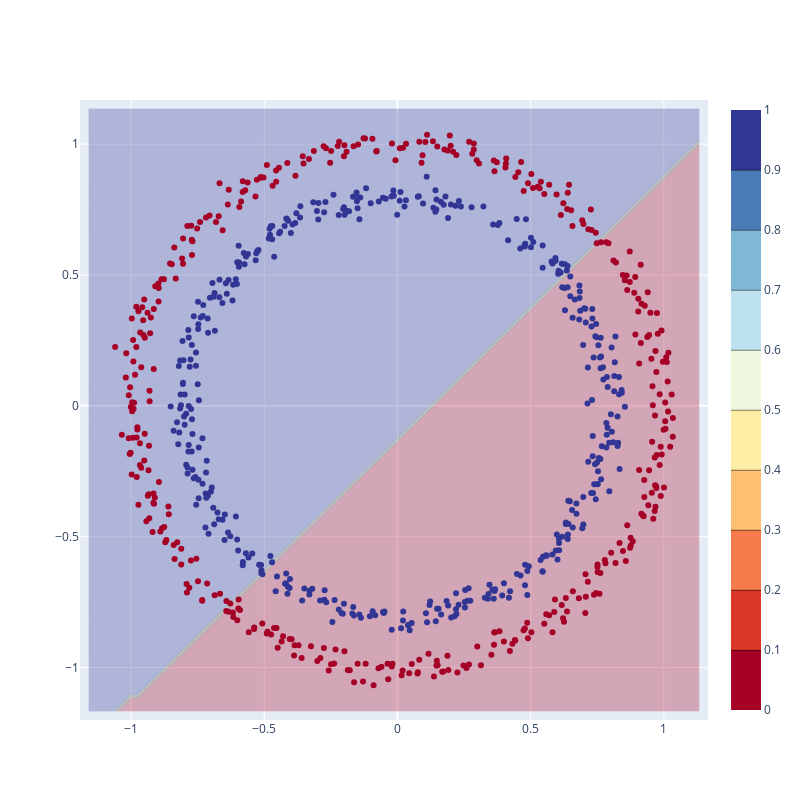

This figure's notebook cell:
### Code cell
plot_decision_boundary(model_0, X_train, y_train)
